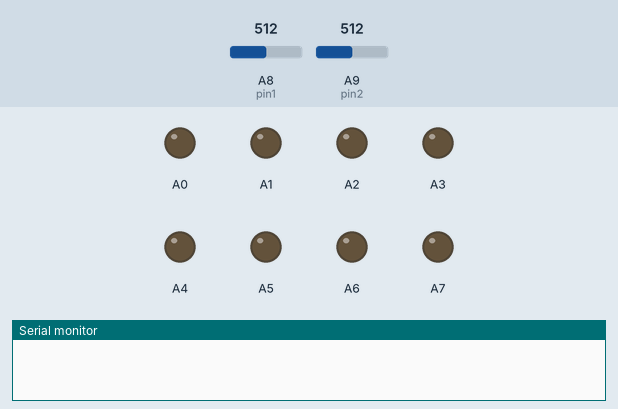
The sketch below on a simulated Arduino Mega 2560, built with avr-gcc and run on an emulated ATmega2560. Shown: output pins drawn as LEDs (lit = HIGH), the last lines printed to the serial monitor. Inputs (shaded band) come from the test bench; at power-on: A8 (pin1) = 512, A9 (pin2) = 512.

Above: at 1.2 s.
1.3 s: A8 (pin1) set to 900
At 2.5 s:
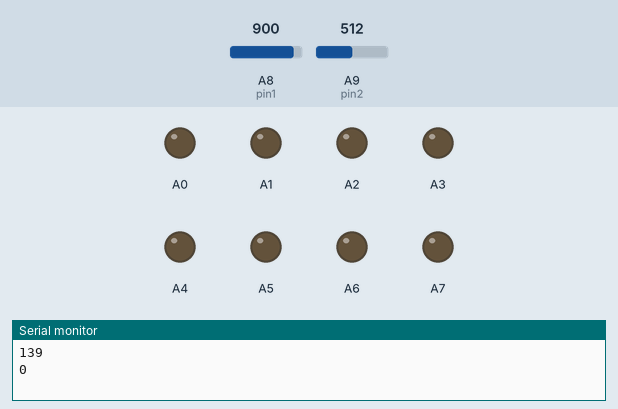
2.8 s: A9 (pin2) set to 122
At 4.0 s:
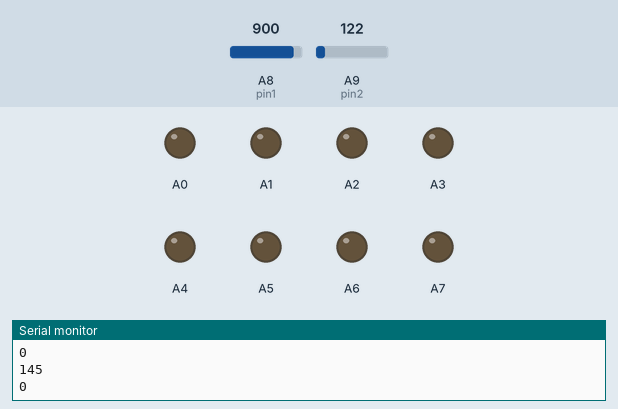
4.3 s: A9 (pin2) set to 0
At 5.1 s:
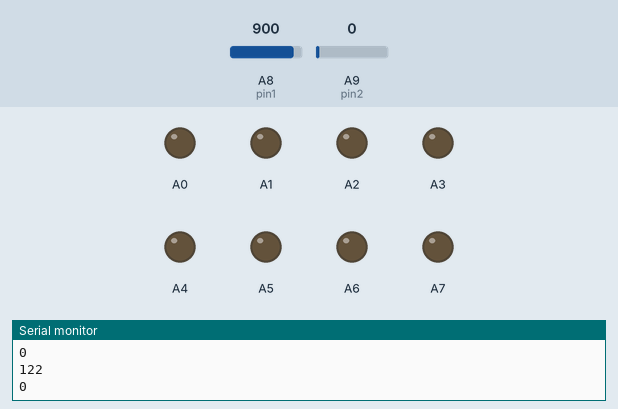
5.8 s: A8 (pin1) set to 1023
At 6.3 s:
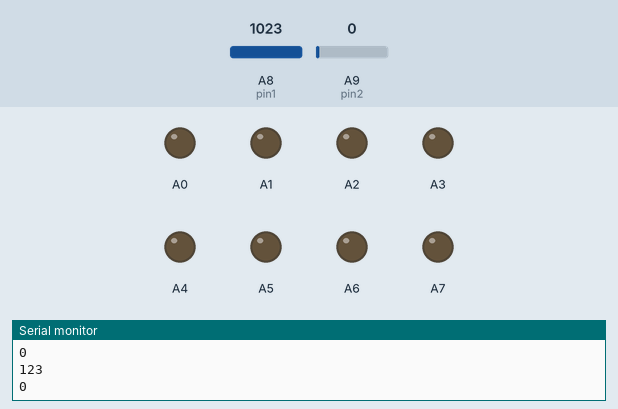
7.3 s: A9 (pin2) set to 306
At 8.5 s:
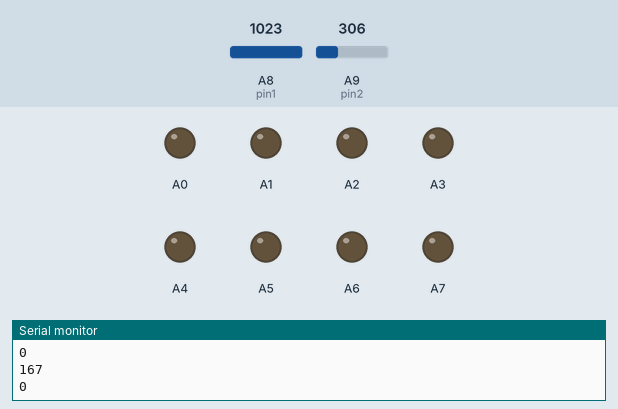
8.8 s: A8 (pin1) set to 716
At 9.8 s:
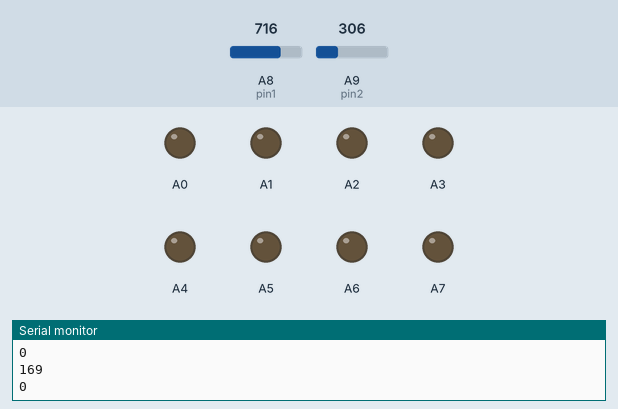
Timing chart, 0 to 11.3 s (numbered marks = the images above; inputs shaded):
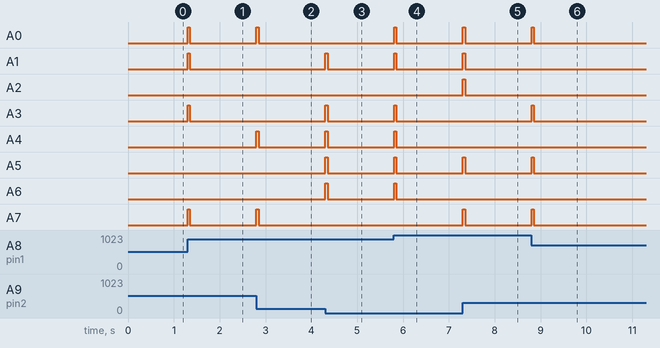

Measured:
- after the input at 1.3 s, A0, A1, A3, A7: LOW → HIGH at once, → LOW 0.05 s later
- after the input at 2.8 s, A0, A4, A7: LOW → HIGH at once, → LOW 0.05 s later
- after the input at 4.3 s, A1, A3–6: LOW → HIGH at once, → LOW 0.05 s later
- after the input at 5.8 s, A0, A1, A3–6: LOW → HIGH at once, → LOW 0.05 s later
- after the input at 7.3 s, A0–2, A5, A7: LOW → HIGH at once, → LOW 0.05 s later
- after the input at 8.8 s, A0, A3, A5, A7: LOW → HIGH at once, → LOW 0.05 s later

The sketch:

FlexSensor.ino
```cpp
/**
 * @brief Detect changes in a couple of flex sensors
 * (https://www.adafruit.com/product/182).
 * Application: Measure subjects resting behavior.
 *
 * @file FlexSensor.ino
 * @author Leonardo Molina (leonardomt@gmail.com)
 * @date 2018-08-21
 * @version: 0.1.180824
**/

const uint8_t pin1 = A8;	//< Analog pin for sensor 1.
const uint8_t pin2 = A9;	//< Analog pin for sensor 2.
const uint16_t step = 50;	//< Integration time.

uint32_t next = step;		//  Report due this time.
int16_t delta = 0;			//  Current change.
int16_t last1 = 0;			//  Last value for sensor 1.
int16_t last2 = 0;			//  Last value for sensor 2.
int16_t lastD = 0;			//  Last change reported.

void setup() {
	// Communicate over serial port at the given baudrate.
	Serial.begin(115200);

	// Set target bits as output.
	pinMode(A0, OUTPUT);
	pinMode(A1, OUTPUT);
	pinMode(A2, OUTPUT);
	pinMode(A3, OUTPUT);
	pinMode(A4, OUTPUT);
	pinMode(A5, OUTPUT);
	pinMode(A6, OUTPUT);
	pinMode(A7, OUTPUT);
}

void loop() {
	// Largest change in a time step.
	int16_t current1 = analogRead(pin1);
	int16_t current2 = analogRead(pin2);
	delta = max(delta, sqrt((current1 - last1) * (current1 - last1) + (current2 - last2) * (current2 - last2)));
	if (millis() >= next) {
		// Serial port: Only print if delta changed.
		if (delta != lastD) {
			Serial.println(delta);
			lastD = delta;
			setPort(min(0xFF, delta));
		}

		// Reset values.
		delta = 0;
		last1 = current1;
		last2 = current2;
		// Schedule next change.
		next = millis() + step;
	}
}

#if defined(__AVR__)

	void setPort(uint8_t value) {
		// Port K/F: Write delta in every iteration.
		PORTF = value;
	}

#elif defined(__SAM3X8E__)

	void setPort(uint8_t value) {
		const uint32_t maskW = 0x1C1005C;
		const uint32_t maskR = 0xFE3EFFA3;

		//                        A0, A1, A2, A3, A4, A5, A6, A7
		const uint8_t shifts[] = {16, 24, 23, 22,  6,  4,  3,  2};
		// Leave other bits unchanged.
		uint32_t target = PIOA -> PIO_PDSR;
		for (int s = 0; s < 8; s++)
			target = bitWrite(target, shifts[s], bitRead(value, s));
		// Apply changes.
		PIOA -> PIO_CODR = maskW;
		PIOA -> PIO_SODR = target;
	}

#endif
```
